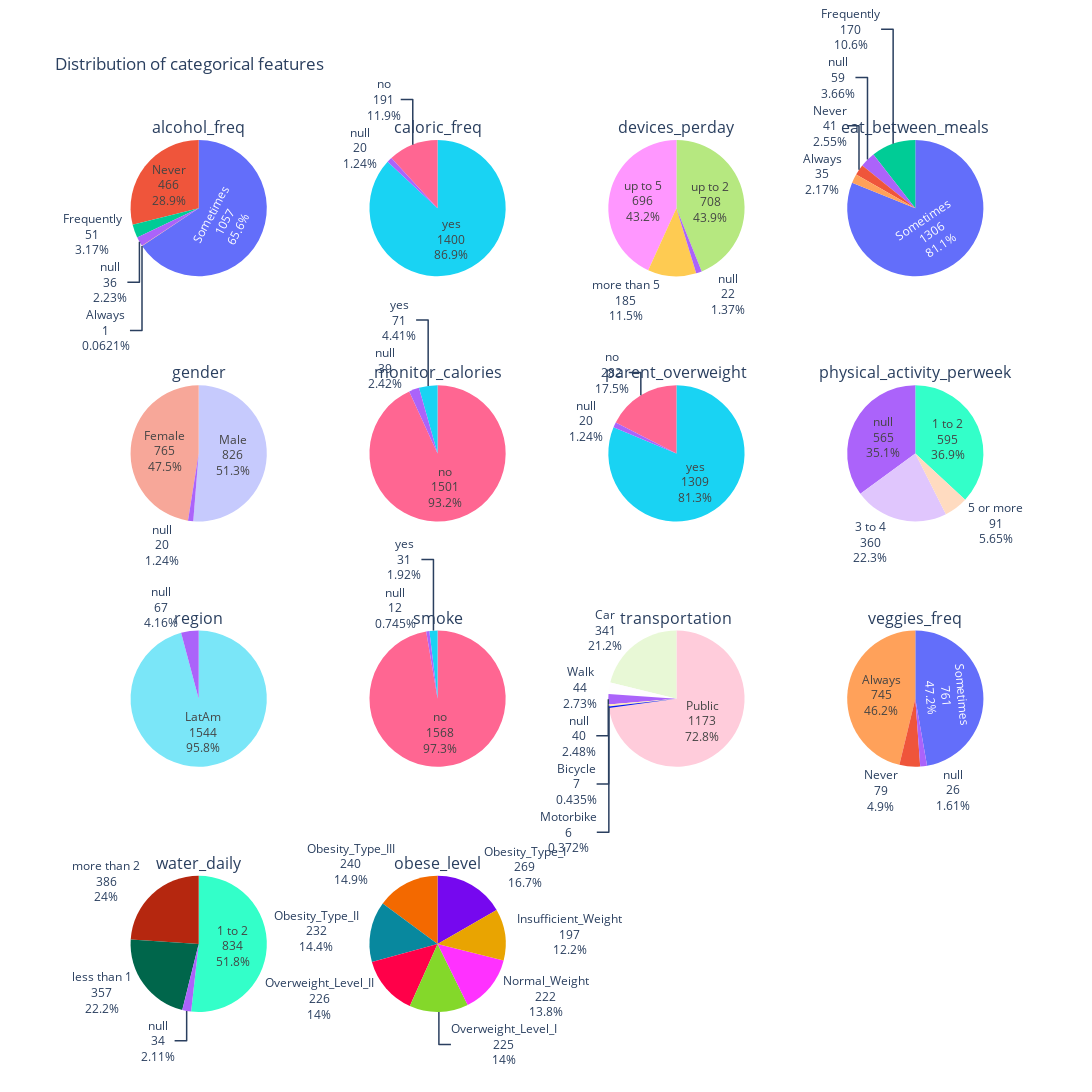

Notebook code for this chart:
### Code cell
def plotly_pie_subplots(data):
    rows = 4
    cols = 4
    specs = [[{"type": "pie"} for _ in range(cols)] for _ in range(rows)]
    fig = make_subplots(rows=rows, cols=cols, specs=specs, subplot_titles=cat_col)

    for i, category in enumerate(cat_col):
        row = i // cols + 1
        col = i % cols + 1
        df = data[category].value_counts(dropna=False).reset_index()
        df.columns = ["labels", "values"]
        pie = go.Pie(
            labels=df["labels"],
            values=df["values"],
            textinfo="label+value+percent",
            name=category,
            showlegend=False,
        )
        fig.add_trace(pie, row=row, col=col)

    fig.update_traces(hoverinfo="label+percent", textinfo="label+value+percent")
    fig.update_layout(
        title_text="Distribution of categorical features", height=1200, width=1200
    )
    fig.show()


plotly_pie_subplots(data)

### Figure 1 — Plotly figure (JSON) as saved in the notebook; plotly's stock layout.template omitted (floating-point values rounded to 4 significant figures)
{"data": [{"domain": {"x": [0, 0.2125], "y": [0.8438, 1]}, "hoverinfo": "label+percent", "labels": ["Sometimes", "Never", "Frequently", null, "Always"], "name": "alcohol_freq", "showlegend": false, "textinfo": "label+value+percent", "type": "pie", "values": [1057, 466, 51, 36, 1]}, {"domain": {"x": [0.2625, 0.475], "y": [0.8438, 1]}, "hoverinfo": "label+percent", "labels": ["yes", "no", null], "name": "caloric_freq", "showlegend": false, "textinfo": "label+value+percent", "type": "pie", "values": [1400, 191, 20]}, {"domain": {"x": [0.525, 0.7375], "y": [0.8438, 1]}, "hoverinfo": "label+percent", "labels": ["up to 2", "up to 5", "more than 5", null], "name": "devices_perday", "showlegend": false, "textinfo": "label+value+percent", "type": "pie", "values": [708, 696, 185, 22]}, {"domain": {"x": [0.7875, 1], "y": [0.8438, 1]}, "hoverinfo": "label+percent", "labels": ["Sometimes", "Frequently", null, "Never", "Always"], "name": "eat_between_meals", "showlegend": false, "textinfo": "label+value+percent", "type": "pie", "values": [1306, 170, 59, 41, 35]}, {"domain": {"x": [0, 0.2125], "y": [0.5625, 0.7188]}, "hoverinfo": "label+percent", "labels": ["Male", "Female", null], "name": "gender", "showlegend": false, "textinfo": "label+value+percent", "type": "pie", "values": [826, 765, 20]}, {"domain": {"x": [0.2625, 0.475], "y": [0.5625, 0.7188]}, "hoverinfo": "label+percent", "labels": ["no", "yes", null], "name": "monitor_calories", "showlegend": false, "textinfo": "label+value+percent", "type": "pie", "values": [1501, 71, 39]}, {"domain": {"x": [0.525, 0.7375], "y": [0.5625, 0.7188]}, "hoverinfo": "label+percent", "labels": ["yes", "no", null], "name": "parent_overweight", "showlegend": false, "textinfo": "label+value+percent", "type": "pie", "values": [1309, 282, 20]}, {"domain": {"x": [0.7875, 1], "y": [0.5625, 0.7188]}, "hoverinfo": "label+percent", "labels": ["1 to 2", null, "3 to 4", "5 or more"], "name": "physical_activity_perweek", "showlegend": false, "textinfo": "label+value+percent", "type": "pie", "values": [595, 565, 360, 91]}, {"domain": {"x": [0, 0.2125], "y": [0.2812, 0.4375]}, "hoverinfo": "label+percent", "labels": ["LatAm", null], "name": "region", "showlegend": false, "textinfo": "label+value+percent", "type": "pie", "values": [1544, 67]}, {"domain": {"x": [0.2625, 0.475], "y": [0.2812, 0.4375]}, "hoverinfo": "label+percent", "labels": ["no", "yes", null], "name": "smoke", "showlegend": false, "textinfo": "label+value+percent", "type": "pie", "values": [1568, 31, 12]}, {"domain": {"x": [0.525, 0.7375], "y": [0.2812, 0.4375]}, "hoverinfo": "label+percent", "labels": ["Public", "Car", "Walk", null, "Bicycle", "Motorbike"], "name": "transportation", "showlegend": false, "textinfo": "label+value+percent", "type": "pie", "values": [1173, 341, 44, 40, 7, 6]}, {"domain": {"x": [0.7875, 1], "y": [0.2812, 0.4375]}, "hoverinfo": "label+percent", "labels": ["Sometimes", "Always", "Never", null], "name": "veggies_freq", "showlegend": false, "textinfo": "label+value+percent", "type": "pie", "values": [761, 745, 79, 26]}, {"domain": {"x": [0, 0.2125], "y": [0, 0.1562]}, "hoverinfo": "label+percent", "labels": ["1 to 2", "more than 2", "less than 1", null], "name": "water_daily", "showlegend": false, "textinfo": "label+value+percent", "type": "pie", "values": [834, 386, 357, 34]}, {"domain": {"x": [0.2625, 0.475], "y": [0, 0.1562]}, "hoverinfo": "label+percent", "labels": ["Obesity_Type_I", "Obesity_Type_III", "Obesity_Type_II", "Overweight_Level_II", "Overweight_Level_I", "Normal_Weight", "Insufficient_Weight"], "name": "obese_level", "showlegend": false, "textinfo": "label+value+percent", "type": "pie", "values": [269, 240, 232, 226, 225, 222, 197]}], "layout": {"annotations": [{"font": {"size": 16}, "showarrow": false, "text": "alcohol_freq", "x": 0.1062, "xanchor": "center", "xref": "paper", "y": 1, "yanchor": "bottom", "yref": "paper"}, {"font": {"size": 16}, "showarrow": false, "text": "caloric_freq", "x": 0.3688, "xanchor": "center", "xref": "paper", "y": 1, "yanchor": "bottom", "yref": "paper"}, {"font": {"size": 16}, "showarrow": false, "text": "devices_perday", "x": 0.6313, "xanchor": "center", "xref": "paper", "y": 1, "yanchor": "bottom", "yref": "paper"}, {"font": {"size": 16}, "showarrow": false, "text": "eat_between_meals", "x": 0.8938, "xanchor": "center", "xref": "paper", "y": 1, "yanchor": "bottom", "yref": "paper"}, {"font": {"size": 16}, "showarrow": false, "text": "gender", "x": 0.1062, "xanchor": "center", "xref": "paper", "y": 0.7188, "yanchor": "bottom", "yref": "paper"}, {"font": {"size": 16}, "showarrow": false, "text": "monitor_calories", "x": 0.3688, "xanchor": "center", "xref": "paper", "y": 0.7188, "yanchor": "bottom", "yref": "paper"}, {"font": {"size": 16}, "showarrow": false, "text": "parent_overweight", "x": 0.6313, "xanchor": "center", "xref": "paper", "y": 0.7188, "yanchor": "bottom", "yref": "paper"}, {"font": {"size": 16}, "showarrow": false, "text": "physical_activity_perweek", "x": 0.8938, "xanchor": "center", "xref": "paper", "y": 0.7188, "yanchor": "bottom", "yref": "paper"}, {"font": {"size": 16}, "showarrow": false, "text": "region", "x": 0.1062, "xanchor": "center", "xref": "paper", "y": 0.4375, "yanchor": "bottom", "yref": "paper"}, {"font": {"size": 16}, "showarrow": false, "text": "smoke", "x": 0.3688, "xanchor": "center", "xref": "paper", "y": 0.4375, "yanchor": "bottom", "yref": "paper"}, {"font": {"size": 16}, "showarrow": false, "text": "transportation", "x": 0.6313, "xanchor": "center", "xref": "paper", "y": 0.4375, "yanchor": "bottom", "yref": "paper"}, {"font": {"size": 16}, "showarrow": false, "text": "veggies_freq", "x": 0.8938, "xanchor": "center", "xref": "paper", "y": 0.4375, "yanchor": "bottom", "yref": "paper"}, {"font": {"size": 16}, "showarrow": false, "text": "water_daily", "x": 0.1062, "xanchor": "center", "xref": "paper", "y": 0.1562, "yanchor": "bottom", "yref": "paper"}, {"font": {"size": 16}, "showarrow": false, "text": "obese_level", "x": 0.3688, "xanchor": "center", "xref": "paper", "y": 0.1562, "yanchor": "bottom", "yref": "paper"}], "height": 1200, "title": {"text": "Distribution of categorical features"}, "width": 1200}}
